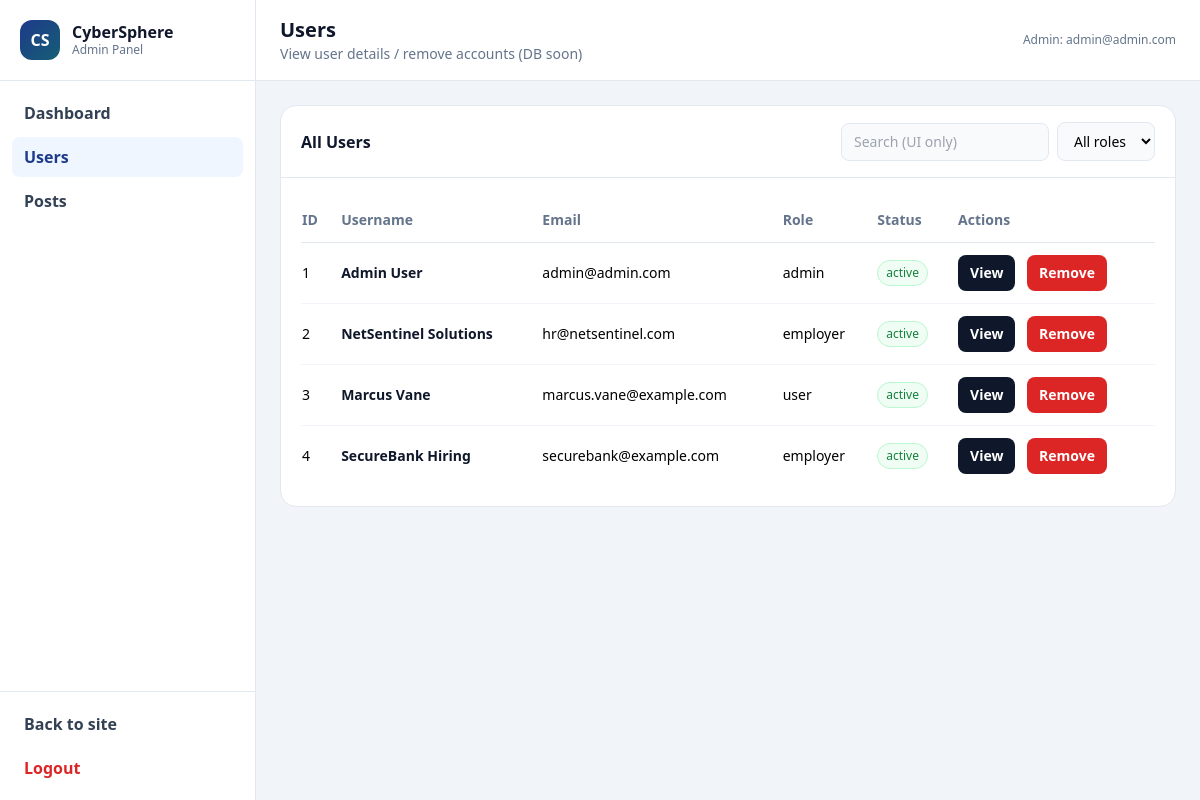
The page /admin/users.php (signed in) on the database its author committed.
### tables this page shows
CREATE TABLE IF NOT EXISTS users (
    user_id INT AUTO_INCREMENT PRIMARY KEY,
    first_name VARCHAR(50) NOT NULL,
    last_name VARCHAR(50) NOT NULL,
    email VARCHAR(100) UNIQUE NOT NULL,
    password VARCHAR(255) NOT NULL,
    role VARCHAR(30) DEFAULT 'user',
    status VARCHAR(20) DEFAULT 'active',
    created_at TIMESTAMP DEFAULT CURRENT_TIMESTAMP
);

### admin/users.php (the view, shortened to what this page needs)
<?php
$active = 'users';
$pdo = get_db_connection();
$users = $pdo->query('SELECT user_id, first_name, last_name, email, role, status, created_at FROM users ORDER BY created_at DESC')->fetchAll();
?>
<?php include __DIR__ . '/partials/top.php'; ?>
<?php include __DIR__ . '/partials/sidebar.php'; ?>
<main class="flex-1 min-w-0">
    <header class="bg-white border-b border-slate-200 px-4 sm:px-6 py-4 flex items-center justify-between">
        <div class="flex items-center gap-3">
            <div>
                <h1 class="text-xl font-extrabold text-slate-900">Users</h1>
                <p class="text-sm text-slate-500">View user details / remove accounts (DB soon)</p>
            </div>
        </div>
        <span class="text-xs text-slate-500">Admin: <?php echo htmlspecialchars($_SESSION['admin']['email'] ?? ''); ?></span>
    </header>
    <div class="p-4 sm:p-6 space-y-6">
        <section class="bg-white rounded-2xl border border-slate-200 overflow-hidden">
            <div class="px-5 py-4 border-b border-slate-200 flex items-center justify-between">
                <h2 class="font-extrabold text-slate-900">All Users</h2>
                <div class="flex items-center gap-2">
                    <input type="text" placeholder="Search (UI only)" class="px-3 py-2 rounded-lg border border-slate-200 bg-slate-50 text-sm w-52">
                    <select class="px-3 py-2 rounded-lg border border-slate-200 bg-slate-50 text-sm">
                        <option>All roles</option>
                    </select>
                </div>
            </div>
            <div class="p-5">
                <?php if (empty($users)): ?>
                    <div class="bg-slate-50 border border-slate-200 rounded-xl p-4 text-slate-600 text-sm">
                        No user records yet (because there’s no database). Once someone logs in on the main site,
                        you’ll see at least the current session user here as a placeholder.
                    </div>
                <?php else: ?>
                    <div class="overflow-x-auto">
                        <table class="min-w-full text-sm">
                            <thead>
                                <tr class="text-left text-slate-500 border-b border-slate-200">
                                    <th class="py-3 pr-4">ID</th>
                                    <th class="py-3 pr-4">Username</th>
                                    <th class="py-3 pr-4">Email</th>
                                    <th class="py-3 pr-4">Role</th>
                                    <th class="py-3 pr-4">Status</th>
                                    <th class="py-3 pr-4">Actions</th>
                                </tr>
                            </thead>
                            <tbody class="divide-y divide-slate-100">
                                <?php foreach ($users as $u):
                                    $fullName = trim($u['first_name'] . ' ' . $u['last_name']);
                                ?>
                                    <tr>
                                        <td class="py-3 pr-4"><?php echo htmlspecialchars((string)$u['user_id']); ?></td>
                                        <td class="py-3 pr-4 font-semibold text-slate-900"><?php echo htmlspecialchars($fullName); ?></td>
                                        <td class="py-3 pr-4"><?php echo htmlspecialchars((string)$u['email']); ?></td>
                                        <td class="py-3 pr-4"><?php echo htmlspecialchars((string)$u['role']); ?></td>
                                        <td class="py-3 pr-4">
                                            <span class="inline-flex items-center px-2 py-1 rounded-full text-xs bg-green-50 text-green-700 border border-green-200">
                                                <?php echo htmlspecialchars((string)$u['status']); ?>
                                            </span>
                                        </td>
                                        <td class="py-3 pr-4">
                                            <button type="button" class="px-3 py-2 rounded-lg bg-slate-900 text-white font-semibold hover:bg-slate-800"
                                                onclick="showUserDetails(<?php echo htmlspecialchars(json_encode(array_merge($u, ['username' => $fullName, 'id' => $u['user_id']]))); ?>);">
                                                View
                                            </button>
                                            <form method="POST" style="display: inline;" onsubmit="return confirm('Are you sure you want to delete this user?');">
                                                <button type="submit" class="px-3 py-2 rounded-lg bg-red-600 text-white font-semibold hover:bg-red-700 ml-2">
                                                    Remove
                                                </button>
                                            </form>
                                        </td>
                                    </tr>
                                <?php endforeach; ?>
                            </tbody>
                        </table>
                    </div>
                <?php endif; ?>
            </div>
        </section>
    </div>
<?php include __DIR__ . '/partials/bottom.php'; ?>

### admin/partials/top.php (shortened to what this page needs)
<!doctype html>
<html lang="en">
<head>
    <script src="https://cdn.tailwindcss.com"></script>
</head>
<body class="bg-slate-100 min-h-screen">
    <div class="min-h-screen flex">

### admin/partials/sidebar.php
<?php
$active = $active ?? '';
?>
<aside class="w-64 bg-white border-r border-slate-200 hidden md:flex md:flex-col">
    <div class="p-5 border-b border-slate-200">
        <a href="dashboard.php" class="flex items-center gap-3">
            <div class="w-10 h-10 bg-gradient-to-br from-blue-900 to-cyan-800 rounded-xl flex items-center justify-center">
                <span class="text-white font-bold">CS</span>
            </div>
            <div class="min-w-0">
                <p class="font-bold text-slate-900 leading-tight">CyberSphere</p>
                <p class="text-xs text-slate-500">Admin Panel</p>
            </div>
        </a>
    </div>
    <nav class="p-3 space-y-1">
        <a href="dashboard.php" class="<?php echo $active === 'dashboard' ? 'bg-blue-50 text-blue-900' : 'text-slate-700 hover:bg-slate-50'; ?> flex items-center gap-2 px-3 py-2 rounded-lg font-semibold">
            <span>Dashboard</span>
        </a>
        <a href="users.php" class="<?php echo $active === 'users' ? 'bg-blue-50 text-blue-900' : 'text-slate-700 hover:bg-slate-50'; ?> flex items-center gap-2 px-3 py-2 rounded-lg font-semibold">
            <span>Users</span>
        </a>
        <a href="posts.php" class="<?php echo $active === 'posts' ? 'bg-blue-50 text-blue-900' : 'text-slate-700 hover:bg-slate-50'; ?> flex items-center gap-2 px-3 py-2 rounded-lg font-semibold">
            <span>Posts</span>
        </a>
    </nav>
    <div class="mt-auto p-3 border-t border-slate-200">
        <a href="../index.php" class="block text-slate-700 hover:bg-slate-50 px-3 py-2 rounded-lg font-semibold">Back to site</a>
        <a href="logout.php" class="block text-red-600 hover:bg-red-50 px-3 py-2 rounded-lg font-semibold mt-1">Logout</a>
    </div>
</aside>

### admin/partials/bottom.php (shortened to what this page needs)
        </main>
    </div>
</body>
</html>

### rows shown on the page
users: user_id "1", fullName "Admin User", email "admin@admin.com", role "admin", status "active"
users: user_id "2", fullName "NetSentinel Solutions", email "hr@netsentinel.com", role "employer", status "active"
users: user_id "3", fullName "Marcus Vane", email "marcus.vane@example.com", role "user", status "active"
users: user_id "4", fullName "SecureBank Hiring", email "securebank@example.com", role "employer", status "active"

### other values the page prints
$_SESSION['admin']['email'] "admin@admin.com"
